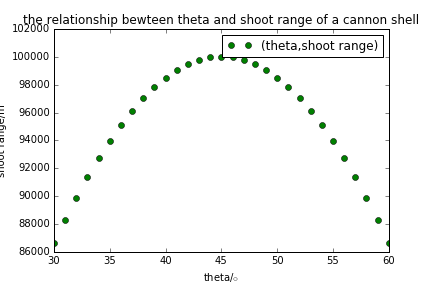

Write Python code to recreate this figure.
# -*- coding: utf-8 -*-
"""
Created on Mon May 23 18:56:33 2016

@author: asus
"""
import math
import matplotlib.pyplot as plt

x=[];y=[];v_x=[];v_y=[];t=[];i=[];theta_list=[];x_list=[]
dt=0.01;g=-9.8;v_init=700*2**0.5

for theta in range(30,61):
    i.append(0)
    v_x.append(v_init*math.cos(theta*math.pi/180))
    v_y.append(v_init*math.sin(theta*math.pi/180))
    x.append(0.0)
    y.append(0.0)
    t.append(0.0)
    while y[-1]>=0.0:
        x_tmp=x[-1]+dt*v_x[-1]
        x.append(x_tmp)
        v_x_tmp=v_x[-1]
        v_x.append(v_x_tmp)
        y_tmp=y[-1]+dt*v_y[-1]
        y.append(y_tmp)
        v_y_tmp=v_y[-1]+dt*g
        v_y.append(v_y_tmp)
        i_tmp=i[-1]+1
        i.append(i_tmp)
        t.append(dt*i[-1])        
     
    theta_list.append(theta);x_list.append(x[-1])
    
plt.plot(theta_list,x_list,'og' , label="(theta,shoot range)")
plt.xlabel("theta/$\circ$")
plt.ylabel("shoot range/m")
plt.title('the relationship bewteen theta and shoot range of a cannon shell')
plt.legend()
plt.savefig('draged-cannon.png')
plt.show()